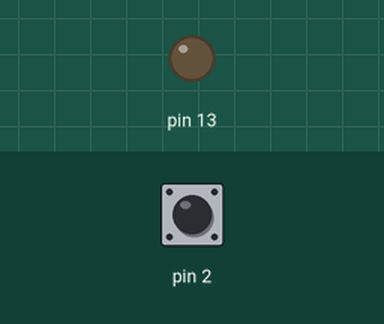
Simulated run of this sketch. Board: Arduino Uno, built with avr-gcc and run on an emulated ATmega328P. Shown: output pins drawn as LEDs (lit = HIGH). The test bench sets the inputs (shaded band); at power-on: pin 2 HIGH.

Above: at 1.2 s.
1.3 s: pin 2 pulled LOW for 0.15 s
At 1.9 s:
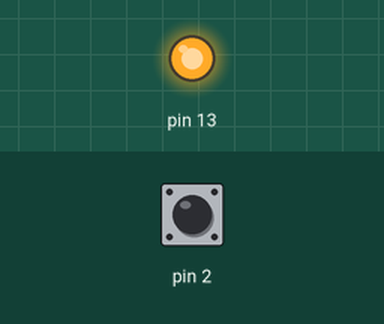
2.9 s: pin 2 pulled LOW for 1 s
At 4.3 s:
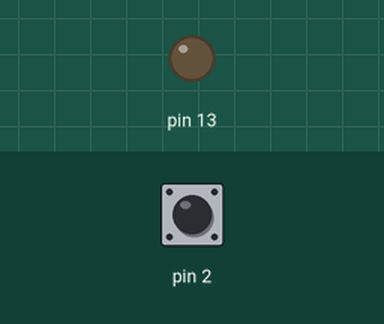
5.4 s: pin 2 pulled LOW for 3.2 s
At 6.2 s:
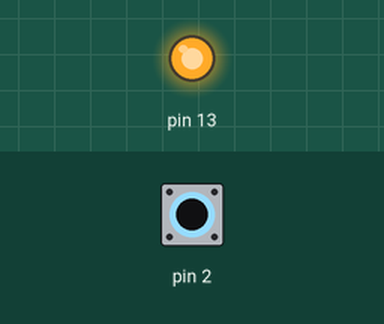
Timing chart, 0 to 8.4 s (numbered marks = the images above; inputs shaded):
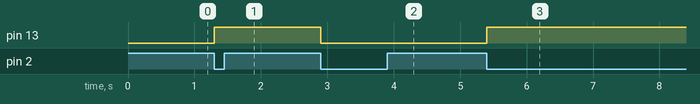

The sketch:

ChangeLedOnExternalInterrupt.ino
```cpp
// (licence header left out)
volatile int ledState = 0;

void setup() {
  Serial.begin(9600);
  pinMode(2, INPUT_PULLUP);
  pinMode(13, OUTPUT);
  attachInterrupt(0, changePin, FALLING);
}

void loop() {
  delay(1000);
}

void changePin() {
    ledState = 1 - ledState;
    digitalWrite(13, ledState);
}
```

Measured:
- after the input at 1.3 s, pin 13: LOW → HIGH at once
- after the input at 2.9 s, pin 13: HIGH → LOW at once
- after the input at 5.4 s, pin 13: LOW → HIGH at once
